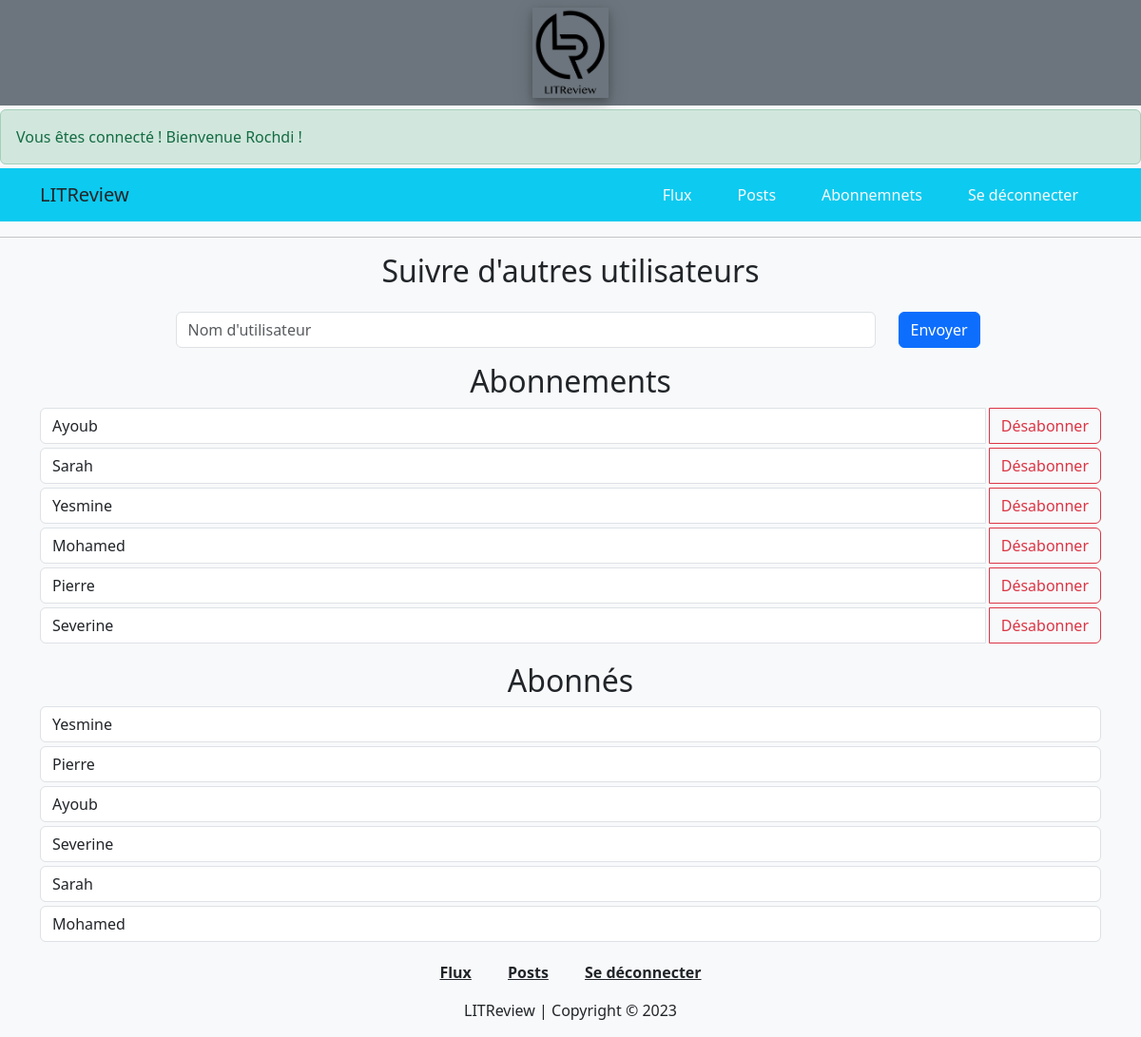
Screenshot of /subscribers/ (signed in) with the database file from the repository.
### accounts/models.py (models this page shows)
class CustomUser(AbstractUser):
    profile_photo = models.ImageField(blank=True, upload_to="", verbose_name="Photo de profil")
    class Meta:
        verbose_name = "Utilisateur"
    def __str__(self):
        return self.username

### subscriptions/models.py (models this page shows, shortened)
class UserFollows(models.Model):
    user = models.ForeignKey(to=settings.AUTH_USER_MODEL, on_delete=models.CASCADE, related_name='following')
    followed_user = models.ForeignKey(to=settings.AUTH_USER_MODEL, on_delete=models.CASCADE,
                                      related_name='followed_by')
    class Meta:
        unique_together = ('user', 'followed_user', )
        verbose_name = "Abonnement: abonné/suivi"

### subscriptions/views.py (the view, shortened to what this page needs)
# urls.py: path("subscribers/", include("subscriptions.urls")),
@login_required
def subscribers(request):
    user = get_user(request)
    message = ''
    followed_users = UserFollows.objects.filter(user=user)
    followed_bys = UserFollows.objects.filter(followed_user=user)
    context = {
        "followed_users": followed_users,
        "followed_bys": followed_bys,
        "user": user,
        'message': message
    }
    return render(request, 'subscriptions/subscribers.html', context)

### subscriptions/templates/subscriptions/subscribers.html (shortened to what this page needs)
{% extends "base.html" %}
{% block content %}
    {% include "nav_bar.html" %}
    <hr>
    <div class="container">
        <form method="POST" action="{% url 'subscribers' %}">
            <div class="row justify-content-center">
                <div class="col text-center">
                    <div class="row justify-content-center">
                        <h2 class="sub-title">Suivre d'autres utilisateurs</h2>
                        <div class="col-8">
                            <input type="text" class="form-control" id="usertofollow" placeholder="Nom d'utilisateur"
                               name="name">
                        </div>
                        <div class="col-1">
                            <button type="submit" name="sub" class="btn btn-primary mb-3">Envoyer</button>
                        </div>
                    </div>
                </div>
            </div>
            <div class="row justify-content-center mb-3">
                <div class="col text-center">
                    <h2 class="sub-title">Abonnements</h2>
                    {% for followed_user in followed_users %}
                    <div class="input-group gap-1">
                        <input type="text" class="form-control mb-1"
                               value="{{followed_user.followed_user.username|lower|capfirst}}"
                               aria-label="Nom personnage" readonly>
                        <button class="btn btn-outline-danger mb-1"
                                value="{{followed_user.followed_user.username}}"
                                name="unsub" type="submit">Désabonner
                        </button>
                    </div>
                    {% endfor %}
                </div>
            </div>
            <div class="row justify-content-center mb-3">
                <div class="col text-center">
                    <h2 class="sub-title">Abonnés</h2>
                    {% for followed_by in followed_bys %}
                        <input class="form-control mb-1" type="text"
                               value="{{followed_by.user.username|lower|capfirst}}"
                               aria-label="Nom Personnage" readonly>
                    {% endfor %}
                </div>
            </div>
        </form>
    </div>
    <div class="container-fluid text-center mb-3">
         <a class="alert alert-link" href="{% url 'feed' %}">Flux</a>
         <a class="alert alert-link" href="{% url 'posts' %}">Posts</a>
         <a class="alert alert-link" href="{% url 'logout' %}">Se déconnecter</a>
         <p class="mt-3"> LITReview | Copyright &copy; 2023</p>
    </div>
{% endblock %}

### templates/nav_bar.html (shortened to what this page needs)
{% load static %}
{% block content %}
      {% block comment %}
          <div class="alert alert-success mt-1 mb-1">
              <span>Vous êtes connecté ! Bienvenue {{ request.user|lower|capfirst }} !</span>
          </div>
      {% endblock %}
      <nav class="navbar navbar-expand-sm navbar-info bg-info">
          <div class="container">
              <a class="navbar-brand link-dark" href="#">LITReview</a>
              <div class="collapse navbar-collapse justify-content-md-end" id="navigation">
                <ul class="navbar-nav">
                  <li class="nav-item">
                    <a class="mx-3 nav-link link-light" href="{% url 'feed' %}">Flux</a>
                  </li>
                  <li class="nav-item">
                    <a class="mx-3 nav-link link-light" href="{% url 'posts' %}">Posts</a>
                  </li>
                  <li class="nav-item">
                    <a class="mx-3 nav-link link-light" href="{% url 'subscribers' %}">Abonnemnets</a>
                  </li>
                  <li class="nav-item">
                    <a class="mx-3 nav-link link-light" href="{% url 'logout' %}">Se déconnecter</a>
                  </li>
                </ul>
              </div>
          </div>
      </nav>
{% endblock %}

### static/css/base.css (style rules this page uses)
form { margin: 0px auto; }
input { margin: 0.4rem; }
a { text-align: center; }
hr { border: 5px solid black; }

### rows the page displays
CustomUser: user "Rochdi"
UserFollows: followed_user.username "Ayoub"
UserFollows: followed_user.username "Sarah"
UserFollows: followed_user.username "Yesmine"
UserFollows: followed_user.username "Mohamed"
UserFollows: followed_user.username "Pierre"
UserFollows: followed_user.username "Severine"
UserFollows: user.username "Yesmine"
UserFollows: user.username "Pierre"
UserFollows: user.username "Ayoub"
UserFollows: user.username "Severine"
UserFollows: user.username "Sarah"
UserFollows: user.username "Mohamed"
